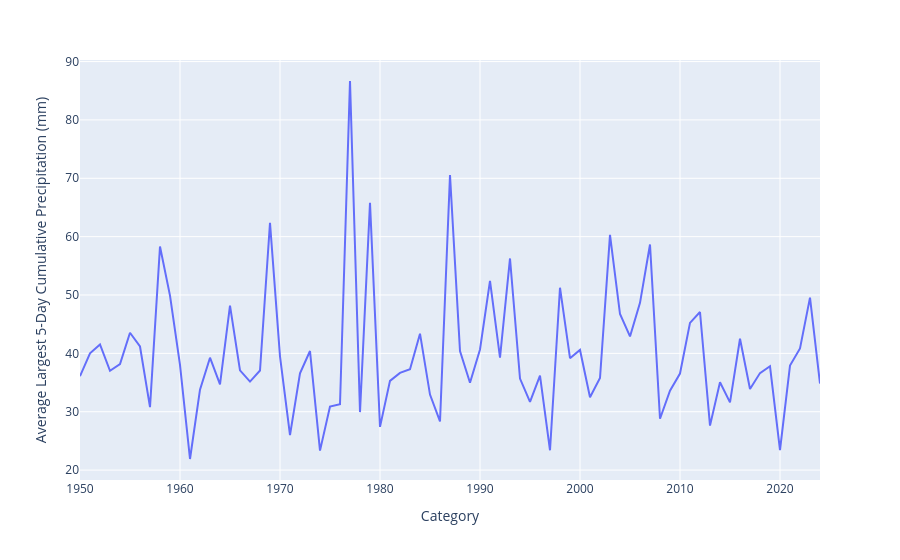

The cell this chart's notebook holds for it:
### Code cell
line = px.line(df2, x='Category',y='Average Largest 5-Day Cumulative Precipitation (mm)')
line.show()

### Figure 1 — Plotly figure (JSON) as saved in the notebook; plotly's stock layout.template omitted (floating-point values rounded to 4 significant figures)
{"data": [{"hovertemplate": "Category=%{x}<br>Average Largest 5-Day Cumulative Precipitation (mm)=%{y}<extra></extra>", "legendgroup": "", "line": {"color": "#636efa", "dash": "solid"}, "marker": {"symbol": "circle"}, "mode": "lines", "name": "", "orientation": "v", "showlegend": false, "type": "scatter", "x": [1950, 1951, 1952, 1953, 1954, 1955, 1956, 1957, 1958, 1959, 1960, 1961, 1962, 1963, 1964, 1965, 1966, 1967, 1968, 1969, 1970, 1971, 1972, 1973, 1974, 1975, 1976, 1977, 1978, 1979, 1980, 1981, 1982, 1983, 1984, 1985, 1986, 1987, 1988, 1989, 1990, 1991, 1992, 1993, 1994, 1995, 1996, 1997, 1998, 1999, 2000, 2001, 2002, 2003, 2004, 2005, 2006, 2007, 2008, 2009, 2010, 2011, 2012, 2013, 2014, 2015, 2016, 2017, 2018, 2019, 2020, 2021, 2022, 2023, 2024], "xaxis": "x", "y": [36.1, 40, 41.52, 37.02, 38.17, 43.53, 41.18, 30.78, 58.31, 49.9, 38.02, 21.9, 33.77, 39.26, 34.7, 48.17, 37.09, 35.17, 37.06, 62.39, 39.5, 26, 36.59, 40.4, 23.34, 30.87, 31.27, 86.67, 29.94, 65.79, 27.41, 35.29, 36.66, 37.29, 43.37, 32.94, 28.33, 70.56, 40.38, 34.96, 40.67, 52.42, 39.28, 56.26, 35.68, 31.7, 36.17, 23.39, 51.25, 39.18, 40.59, 32.49, 35.78, 60.3, 46.74, 42.9, 48.66, 58.65, 28.8, 33.61, 36.54, 45.23, 47.09, 27.62, 35.04, 31.6, 42.51, 33.89, 36.62, 37.79, 23.43, 37.91, 40.84, 49.56, 34.83], "yaxis": "y"}], "layout": {"legend": {"tracegroupgap": 0}, "margin": {"t": 60}, "xaxis": {"anchor": "y", "domain": [0, 1], "title": {"text": "Category"}}, "yaxis": {"anchor": "x", "domain": [0, 1], "title": {"text": "Average Largest 5-Day Cumulative Precipitation (mm)"}}}}
